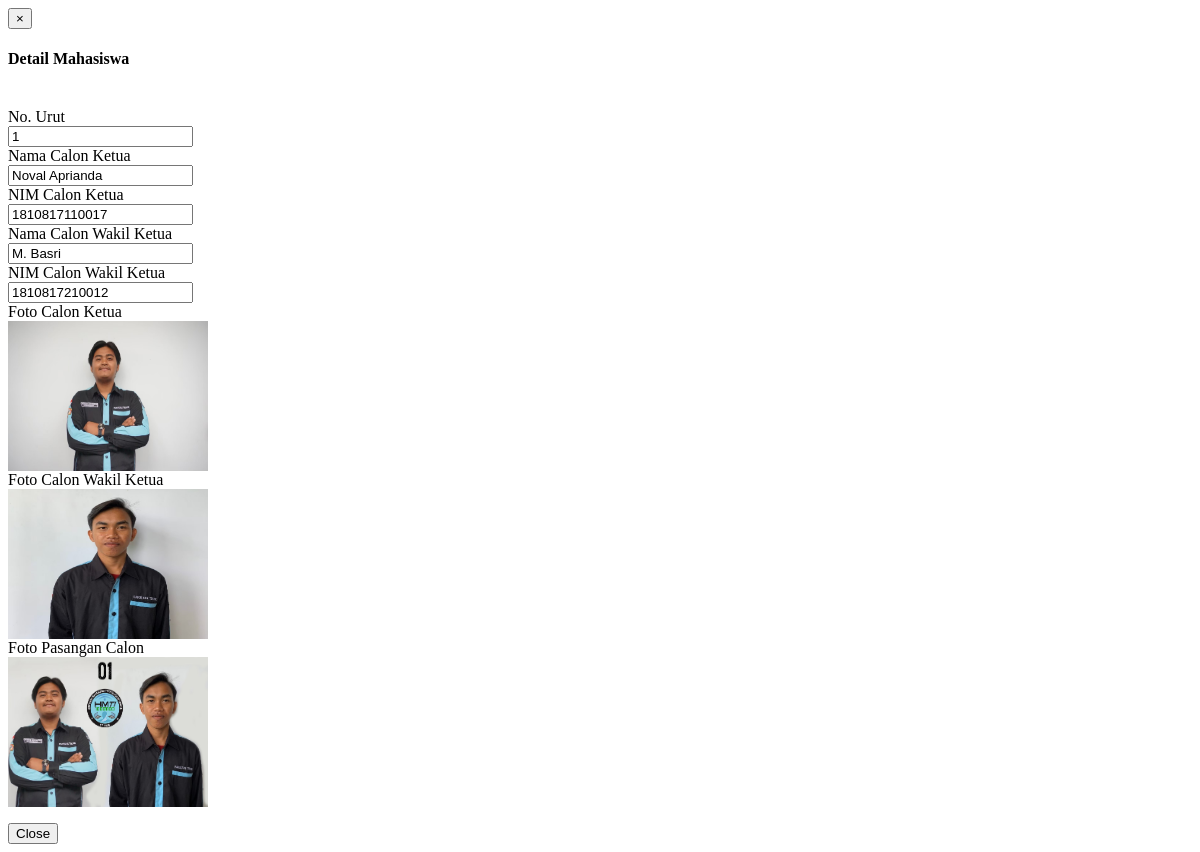
The page /admin/calonview.php?code=1 on the database its author committed.
### tables this page shows
CREATE TABLE `calon` (
  `no_urut` int(11) NOT NULL,
  `nim_calon_ketua` varchar(15) NOT NULL,
  `nim_calon_wakil` varchar(15) NOT NULL,
  `foto_pasangan_calon` varchar(250) NOT NULL
);

CREATE TABLE `biodata_calon` (
  `nim_calon` varchar(15) NOT NULL,
  `nama_calon` varchar(50) NOT NULL,
  `angkatan` int(11) NOT NULL,
  `tempat_lahir` varchar(25) NOT NULL,
  `tanggal_lahir` date NOT NULL,
  `jenis_kelamin` varchar(15) NOT NULL,
  `foto` varchar(250) NOT NULL,
  `instagram` varchar(25) NOT NULL
);

### admin/calonview.php (the view, shortened to what this page needs)
	<link rel="stylesheet" href="css/printing.css">
<?php
include('includes/config.php');
if($_GET) {
	$Kode = $_GET['code'];
	$mySql ="SELECT * FROM calon WHERE no_urut ='$Kode'";
	$myQry = mysqli_query($koneksidb, $mySql);
	$result = mysqli_fetch_array($myQry);
	$ketua = $result['nim_calon_ketua'];
	$wakil = $result['nim_calon_wakil'];
	$mySqlkt ="SELECT * FROM biodata_calon WHERE nim_calon ='$ketua'";
	$myQrykt = mysqli_query($koneksidb, $mySqlkt);
	$resultkt = mysqli_fetch_array($myQrykt);
	$mySqlwk ="SELECT * FROM biodata_calon WHERE nim_calon ='$wakil'";
	$myQrywk = mysqli_query($koneksidb, $mySqlwk);
	$resultwk = mysqli_fetch_array($myQrywk);
}
else {
	echo "NIM Mahasiswa Tidak Terbaca";
	exit;
}
?>
<html>
<head>
</head>
<body>
<div id="section-to-print">
<div class="modal-header">
	<button type="button" class="close" data-dismiss="modal"><span aria-hidden="true">×</span></button>
	<h4 class="modal-title" id="myModalLabel">Detail Mahasiswa</h4>
</div>
<div><br/></div>
<form id="theform" data-parsley-validate class="form-horizontal form-label-left" action="<?php $_SERVER['PHP_SELF']; ?>" method="post" enctype="multipart/form-data">
	<div class="form-group">
		<label class="control-label col-md-3 col-sm-3 col-xs-12" for="nama">No. Urut</label>
			<div class="col-md-6 col-sm-6 col-xs-12">
				<input type="text" id="nis" required="required" class="form-control col-md-7 col-xs-12" name="no" data-parsley-error-message="Field ini harus diisi" value="<?php echo $result['no_urut'];?>" readonly>
			</div>
	</div>
	<div class="form-group">
		<label class="control-label col-md-3 col-sm-3 col-xs-12" for="nama">Nama Calon Ketua</label>
			<div class="col-md-6 col-sm-6 col-xs-12">
				<input type="text" id="nis" required="required" class="form-control col-md-7 col-xs-12" name="nama" data-parsley-error-message="Field ini harus diisi" value="<?php echo $resultkt['nama_calon'];?>" readonly>
			</div>
	</div>
	<div class="form-group">
		<label class="control-label col-md-3 col-sm-3 col-xs-12" for="nama">NIM Calon Ketua</label>
			<div class="col-md-6 col-sm-6 col-xs-12">
				<input type="text" id="nis" required="required" class="form-control col-md-7 col-xs-12" name="nama" data-parsley-error-message="Field ini harus diisi" value="<?php echo $result['nim_calon_ketua'];?>" readonly>
			</div>
	</div>
	<div class="form-group">
		<label class="control-label col-md-3 col-sm-3 col-xs-12" for="nama">Nama Calon Wakil Ketua</label>
			<div class="col-md-6 col-sm-6 col-xs-12">
				<input type="text" id="nis" required="required" class="form-control col-md-7 col-xs-12" name="nama" data-parsley-error-message="Field ini harus diisi" value="<?php echo $resultwk['nama_calon'];?>" readonly>
			</div>
	</div>
	<div class="form-group">
		<label class="control-label col-md-3 col-sm-3 col-xs-12" for="nama">NIM Calon Wakil Ketua</label>
			<div class="col-md-6 col-sm-6 col-xs-12">
				<input type="text" id="nis" required="required" class="form-control col-md-7 col-xs-12" name="nama" data-parsley-error-message="Field ini harus diisi" value="<?php echo $result['nim_calon_wakil'];?>" readonly>
			</div>
	</div>
	<div class="form-group">
		<label class="control-label col-md-3 col-sm-3 col-xs-12" for="nama">Foto Calon Ketua</label>
			<div class="col-md-6 col-sm-6 col-xs-12">
				<img src="../images/<?php echo htmlentities($resultkt['foto']);?>" width="200" height="150">
			</div>
	</div>
	<div class="form-group">
		<label class="control-label col-md-3 col-sm-3 col-xs-12" for="nama">Foto Calon Wakil Ketua</label>
			<div class="col-md-6 col-sm-6 col-xs-12">
				<img src="../images/<?php echo htmlentities($resultwk['foto']);?>" width="200" height="150">
			</div>
	</div>
	<div class="form-group">
		<label class="control-label col-md-3 col-sm-3 col-xs-12" for="nama">Foto Pasangan Calon</label>
			<div class="col-md-6 col-sm-6 col-xs-12">
				<img src="../images/<?php echo htmlentities($result['foto_pasangan_calon']);?>" width="200" height="150">
			</div>
	</div>
	</form>
	<div class="modal-footer">
	<button type="button" class="btn btn-default" data-dismiss="modal">Close</button>
	</div>
</div>
</body>
</html>

### rows shown on the page
calon: no "1", nama "1810817110017", nama "1810817210012", foto_pasangan_calon (picture)
biodata_calon: nama "Noval Aprianda", foto (picture)
biodata_calon: nama "M. Basri", foto (picture)
